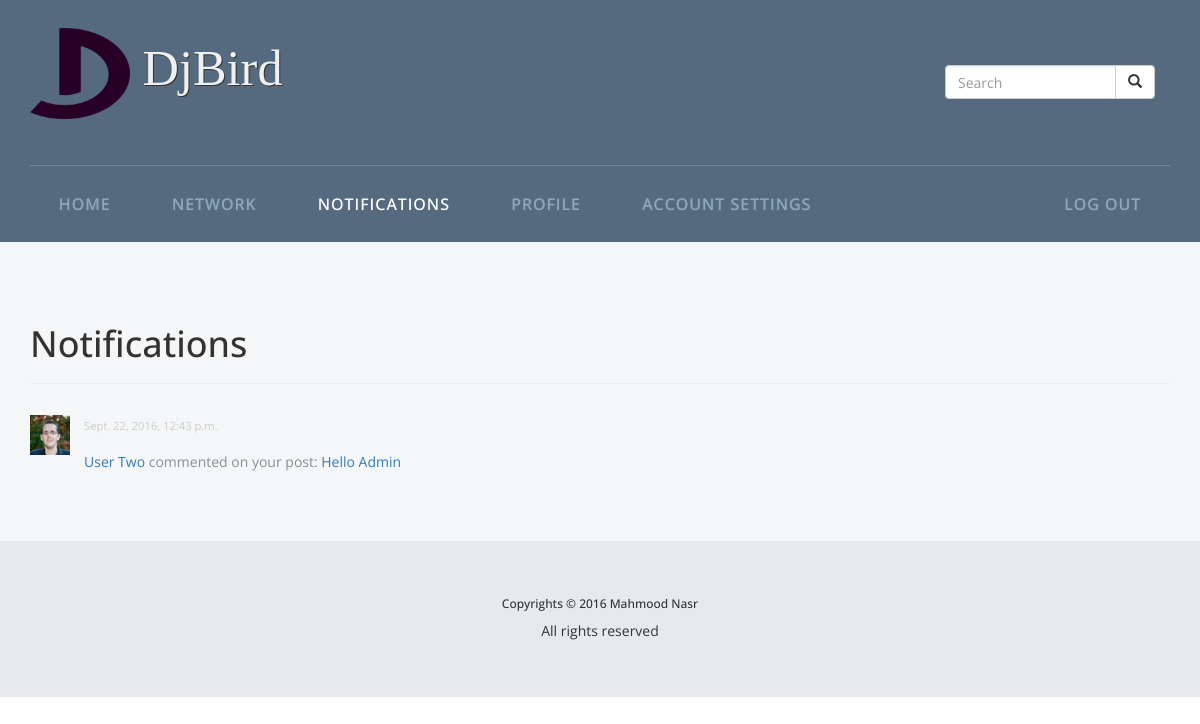
The app's page /notifications/ (signed in) with its own data.
### project/models.py (models this page shows, shortened)
class Notification(models.Model):
    LIKED = 'L'
    COMMENTED = 'C'
    NOTIFICATION_TYPES = ((LIKED, 'Liked'),(COMMENTED, 'Commented'),)
    _LIKED_TEMPLATE = u'<a href="/{0}/">{1}</a> liked your post: <a href="/feeds/{2}/">{3}</a>'
    _COMMENTED_TEMPLATE = u'<a href="/{0}/">{1}</a> commented on your post: <a href="/feeds/{2}/">{3}</a>'
    from_user = models.ForeignKey(User, related_name='+')
    to_user = models.ForeignKey(User, related_name='+')
    date = models.DateTimeField(auto_now_add=True)
    feed = models.ForeignKey('Feed', null=True, blank=True)
    notification_type = models.CharField(max_length=1, choices=NOTIFICATION_TYPES)
    is_read = models.BooleanField(default=False)
    class Meta:
        verbose_name = 'Notification'
        verbose_name_plural = 'Notifications'
        ordering = ('-date',)
    def __unicode__(self):
        if self.notification_type == self.LIKED:
            return self._LIKED_TEMPLATE.format(
                escape(self.from_user.username),
                escape(self.from_user.profile.get_screen_name()),
                self.feed.pk,
                escape(self.get_summary(self.feed.post))
                )
        elif self.notification_type == self.COMMENTED:
            return self._COMMENTED_TEMPLATE.format(
                escape(self.from_user.username),
                escape(self.from_user.profile.get_screen_name()),
                self.feed.pk,
                escape(self.get_summary(self.feed.post))
                )
        else:
            return 'Ooops! Something went wrong.'
    def get_summary(self, value):
        summary_size = 50
        if len(value) > summary_size:
            return u'{0}...'.format(value[:summary_size])
        else:
            return value

class Profile(models.Model):
    user = models.OneToOneField(User)
    location = models.CharField(max_length=50, null=True, blank=True)
    url = models.CharField(max_length=50, null=True, blank=True)
    job_title = models.CharField(max_length=50, null=True, blank=True)
    follow = models.BooleanField(default=False)
    class Meta:
        db_table = 'auth_profile'
    def get_picture(self):
        no_picture = 'http://www.gudaak.com/uploads/user/small/avatar.png'
        try:
            filename = settings.MEDIA_ROOT + '/profile_pictures/' + self.user.username + '.jpg'
            picture_url = settings.MEDIA_URL + 'profile_pictures/' + self.user.username + '.jpg'
            if os.path.isfile(filename):
                return picture_url
            else:
                gravatar_url = u'http://www.gravatar.com/avatar/{0}?{1}'.format(
                    hashlib.md5(self.user.email.lower()).hexdigest(),
                    urllib.urlencode({'d': no_picture, 's': '256'})
                    )
                return gravatar_url
        except (Exception) as e:
            return no_picture
    def get_screen_name(self):
        try:
            if self.user.get_full_name():
                return self.user.get_full_name()
            else:
                return self.user.username
        except:
            return self.user.username

class Feed(models.Model):
    user = models.ForeignKey(User)
    date = models.DateTimeField(auto_now_add=True)
    post = models.TextField(max_length=250)
    parent = models.ForeignKey('Feed', null=True, blank=True)
    likes = models.IntegerField(default=0)
    comments = models.IntegerField(default=0)
    class Meta:
        verbose_name = 'Feed'
        verbose_name_plural = 'Feeds'
        ordering = ('-date',)

### project/views.py (the view)
# urls.py: url(r'notifications/$', views.notifications,name='notifications'),
@login_required
def notifications(request):
    user = request.user
    notifications = Notification.objects.filter(to_user=user, from_user__profile__follow=True)
    unread = Notification.objects.filter(to_user=user, from_user__profile__follow=True, is_read=False)
    for notification in unread:
        notification.is_read = True
        notification.save()
    return render(request, 'project/notifications.html',{'notifications': notifications})

### project/templates/project/notifications.html (shortened to what this page needs)
{% extends 'project/base.html' %}
{% load staticfiles %}
{% block notificationsactive %}active{% endblock notificationsactive %}
{% block main %}
  <div class="page-header">
    <h1>Notifications</h1>
  </div>
  <ul class="all-notifications">
    {% for notification in notifications %}
      <li class="clearfix">
        <a href="{% url 'profile' notification.from_user.username %}"><img src="{{ notification.from_user.profile.get_picture }}" class="user-picture"></a>
        <div>
          <small>{{ notification.date }}</small>
          <p>{{ notification|safe }}</p>
        </div>
      </li>
    {% empty %}
      <li>You have no notification</li>
    {% endfor %}
  </ul>
{% endblock main %}

### project/static/project/css/style.css (style rules this page uses)
h4, h5, h6, h1, h2, h3 { margin-top: 0; }
ul, ol { margin: 0; }
p { margin: 0; }
html, body { font-family: 'Open Sans', sans-serif; background: #fff; }
body a { transition: 0.5s all; -webkit-transition: 0.5s all; -moz-transition: 0.5s all; -o-transition: 0.5s all; }
*, *:after, *::before { -webkit-box-sizing: border-box; -moz-box-sizing: border-box; box-sizing: border-box; }
.content p { color: #868f98; font-size: 1em; font-weight: 400; line-height: 1.8em; text-align: left; padding: 1em 0; }
.clearfix:before, .clearfix:after, .row:before, .row:after { content: '\0020'; display: block; overflow: hidden; visibility: hidden; width: 0; height: 0; }
.row:after, .clearfix:after { clear: both; }
ul.all-notifications { padding: 0; margin-top: 1em; }
ul.all-notifications li { list-style: none; border-bottom: 1px solid #eeeeee; padding: .8em 0; }
ul.all-notifications li:last-child { border-bottom: none; }
ul.all-notifications li small { color: #cccccc; font-size: .8em; }
ul.all-notifications li p { margin: 0; }
ul.all-notifications li div { margin-left: 40px; padding-left: 1em; }
ul.all-notifications .user-picture { width: 40px; float: left; }

### records on screen
Notification: from_user.profile.get_picture (picture), date "Sept. 22, 2016, 12:43 p.m.", notification_type+from_user+feed "User Two commented on your post: Hello Admin"
